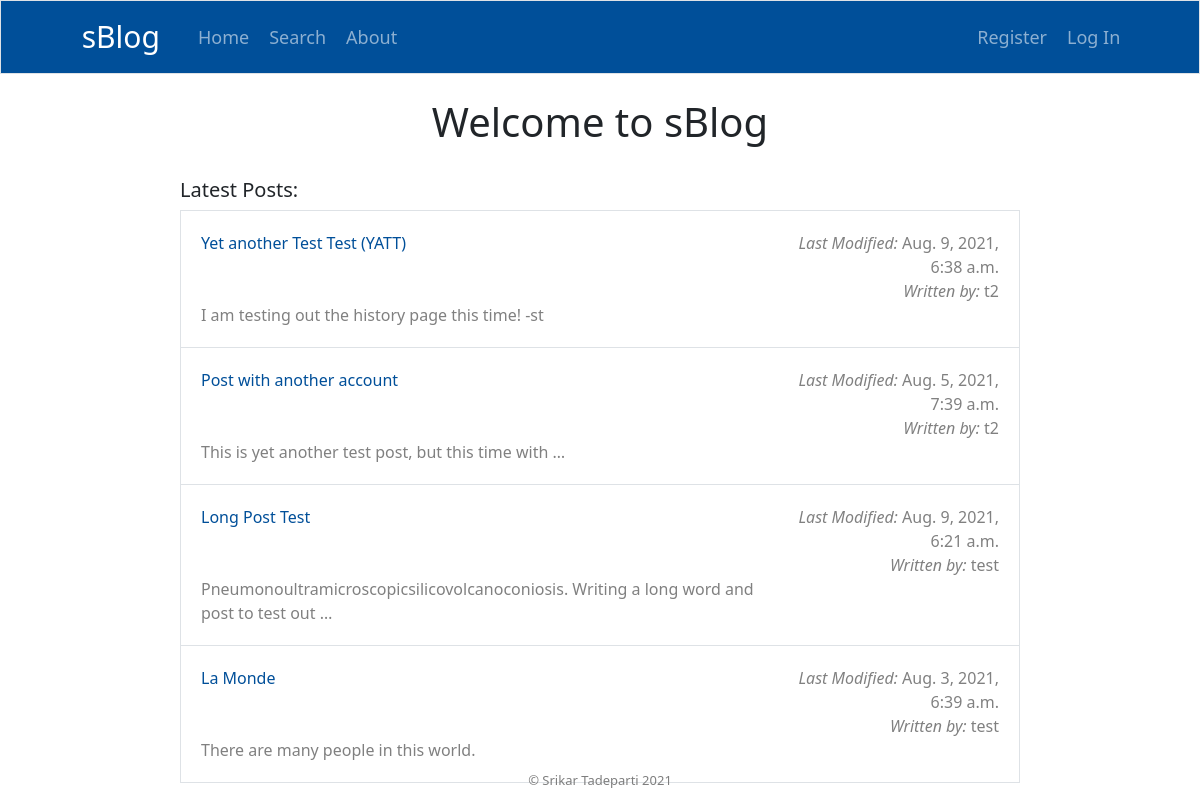
The page / on the database its author committed.
### sBlog/models.py (models this page shows)
class Posts(models.Model):
    title = models.CharField(max_length=100)
    date = models.DateTimeField(auto_now_add=True)
    modified_date = models.DateTimeField(auto_now=True)
    content = models.TextField(max_length=20000)
    poster = models.ForeignKey(Users, on_delete=models.CASCADE)

class Users(models.Model):
    username = models.CharField(max_length=20)
    password = models.CharField(max_length=20)
    date_joined = models.DateTimeField(auto_now_add=True)

### sBlog/views.py (the view)
# urls.py: path("", views.index, name='home'),
def index(request):
    latest_posts = Posts.objects.all().order_by('-id')[:20]
    return render(request, 'index.html', {
        'latest_posts': latest_posts
        })

### sBlog/templates/index.html (shortened to what this page needs)
{% extends "layout.html" %}
{% block body %}
    <br>
    <h1 style="text-align: center;">Welcome to sBlog</h1>
    <br>
    <h5> Latest Posts:</h5>
    <table class="table table-hover table-bordered">
        {% for post in latest_posts %}
            <tr>
                <td style="border: none; padding-top: 20px; padding-left: 20px; padding-bottom: 20px;">
                    <a href="/view/{{ post.id }}" class="standard_link">{{ post.title }}</a>
                    <br><br><br>
                    <span style="color: gray">{{ post.content|truncatewords:10 }}</span>
                </td>
                <td style="text-align: right; border: none; padding-top: 20px; padding-right: 20px; padding-bottom: 20px;">
                    <span style="color: gray"><i>Last Modified: </i>
                    {{ post.modified_date }}
                    <br>
                    <i>Written by: </i>
                    {{ post.poster.username }}</span>
                </td>
            </tr>
        {% endfor %}
    </table>
{% endblock %}

### sBlog/templates/layout.html (shortened to what this page needs)
<!DOCTYPE html>
<html lang="en">
<head>
    {% load static %}
    <link href="https://cdn.jsdelivr.net/npm/bootstrap@5.0.2/dist/css/bootstrap.min.css" rel="stylesheet"
>
    <link rel="stylesheet" href="{% static 'styles.css' %}">
</head>
<body style="margin: 0;">
    <nav class="navbar sticky-top navbar-expand-sm navbar-dark border" style="background-color: #004f99;">
        <div class="container-fluid">
            <div class="h1" style="margin-left: 5%;">
                <a class="navbar-brand pt-0" href="/" style="padding: 10px; font-size: 30px;">sBlog</a>
            </div>
            <div class="collapse navbar-collapse show mb-0 pt-0" id="sBlogNavbar" style="font-size: 18px; margin-right: 5%;">
                {% if 'user_id' in request.session %}
                    <ul class="navbar-nav mr-auto">
                        <li class="nav-item ps-1">
                            <a class="nav-link" href="/">Home</a>
                        </li>
                        <li class="nav-item ps-1">
                            <a class="nav-link" href="/history">My Posts</a>
                        </li>
                        <li class="nav-item ps-1">
                            <a class="nav-link" href="/new_post">Post</a>
                        </li>
                        <li class="nav-item ps-1">
                            <a class="nav-link" href="/search">Search</a>
                        </li>
                        <li class="nav-item ps-1">
                            <a class="nav-link" href="/info">About</a>
                        </li>
                    </ul>
                    <ul class="navbar-nav flex-row flex-wrap ms-md-auto">
                        <li class="nav-item">
                            <a class="nav-link" href="/logout">Logout</a>
                        </li>
                    </ul>
                {% else %}
                    <ul class="navbar-nav mr-auto">
                        <li class="nav-item ps-1">
                            <a class="nav-link" href="/">Home</a>
                        </li>
                        <li class="nav-item ps-1">
                            <a class="nav-link" href="/search">Search</a>
                        </li>
                        <li class="nav-item ps-1">
                            <a class="nav-link" href="/info">About</a>
                        </li>
                    </ul>
                    <ul class="navbar-nav flex-row flex-wrap ms-md-auto">
                        <li class="nav-item ps-1">
                            <a class="nav-link" href="/register">Register</a>
                        </li>
                        <li class="nav-item ps-1">
                            <a class="nav-link" href="/login">Log In</a>
                        </li>
                    </ul>
                {% endif %}
            </div>
        </div>
    </nav>
    <div style="width: 70%; margin: auto; background-color: white;">
    {% block body %}{% endblock %}
    </div>
    <div class="foot">
        <footer style="font-size: small; color: #7e7e7e; width: 100%; bottom: 10px; text-align: center; position: fixed;">
            &#169 Srikar Tadeparti 2021
        </footer>
    </div>
</body>
</html>

### sBlog/static/styles.css (style rules this page uses)
table { border: 1px solid black; }
.standard_link { text-decoration: none; color: #004f99; }

### rows shown on the page
Posts: title "Yet another Test Test (YATT)", content "I am testing out the history page this time! -st", modified_date "Aug. 9, 2021, 6:38 a.m.", poster.username "t2"
Posts: title "Post with another account", content "This is yet another test post, but this time with …", modified_date "Aug. 5, 2021, 7:39 a.m.", poster.username "t2"
Posts: title "Long Post Test", content "Pneumonoultramicroscopicsilicovolcanoconiosis. Writing a long word and post to test out …", modified_date "Aug. 9, 2021, 6:21 a.m.", poster.username "test"
Posts: title "La Monde", content "There are many people in this world.", modified_date "Aug. 3, 2021, 6:39 a.m.", poster.username "test"
